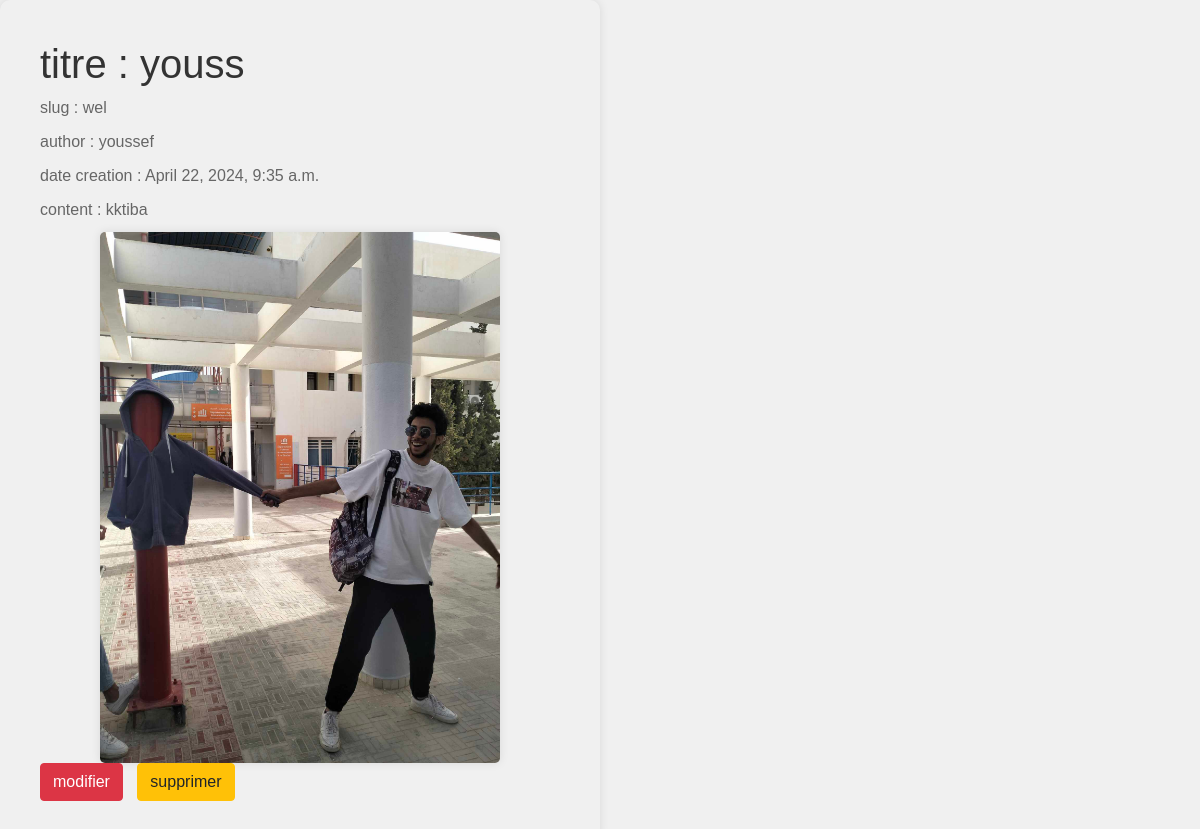
The app's page /blog/4/ with its own data.
### blog/models.py (models this page shows)
class Poste(models.Model):
    title = models.CharField(max_length=200, unique=True)
    slug = models.SlugField(max_length=200, unique=True)
    author = models.ForeignKey(User, on_delete=models.CASCADE, related_name='blog_posts')
    updated_on = models.DateTimeField(auto_now=True)
    content = models.TextField()
    created_on = models.DateTimeField(auto_now_add=True)
    status = models.IntegerField(choices=STATUS, default=0)
    image = models.ImageField(blank=True)

### blog/views.py (the view)
class DetailPoste(DetailView):
    model = Poste
    template_name = 'mag/detail_Poste.html'
    context_object_name = 'Poste'

### blog/templates/mag/detail_Poste.html (shortened to what this page needs)
<!DOCTYPE html>
<html lang="en">
  <head>
    <link
      href="https://stackpath.bootstrapcdn.com/bootstrap/4.5.2/css/bootstrap.min.css"
      rel="stylesheet"
    />
  </head>
  <body>
    <div class="containerr">
      <h1>titre : {{ Poste.title }}</h1>
      <p>slug : {{ Poste.slug }}</p>
      <p>author : {{ Poste.author }}</p>
      <p>date creation : {{ Poste.created_on }}</p>
      <p>content : {{ Poste.content }}</p>
      {% if Poste.image %}
      <td>
        <img
          src="/media/{{Poste.image}}"
          alt="Profile Pic"
          height="400px"
          width="400px"
        />
      </td>
      {% endif %}
      <a class="btn btn-danger" href="{% url 'modifier_Poste' Poste.pk %}"
        >modifier</a
      >
      <a class="btn btn-warning" href="{% url 'supprimer_Poste' Poste.pk %}"
        >supprimer</a
      >
    </div>
  </body>
</html>

### blog/templates/mag/detail_Poste.html (style rules this page uses)
.containerr { width: 600px; padding: 40px; border-radius: 10px; box-shadow: 0 0 10px rgba(0, 0, 0, 0.1); }
body { font-family: Arial, sans-serif; background-color: #f0f0f0; margin: 0; padding: 0; }
h1 { color: #333; }
p { color: #666; margin-bottom: 10px; }
img { border-radius: 5px; box-shadow: 0 0 10px rgba(0, 0, 0, 0.1); max-width: 100%; height: auto; display: block; margin: 0 auto; }
a { color: #007bff; text-decoration: none; margin-right: 10px; }

### records on screen
Poste: title "youss", slug "wel", author "youssef", created_on "April 22, 2024, 9:35 a.m.", content "kktiba", image (picture)
